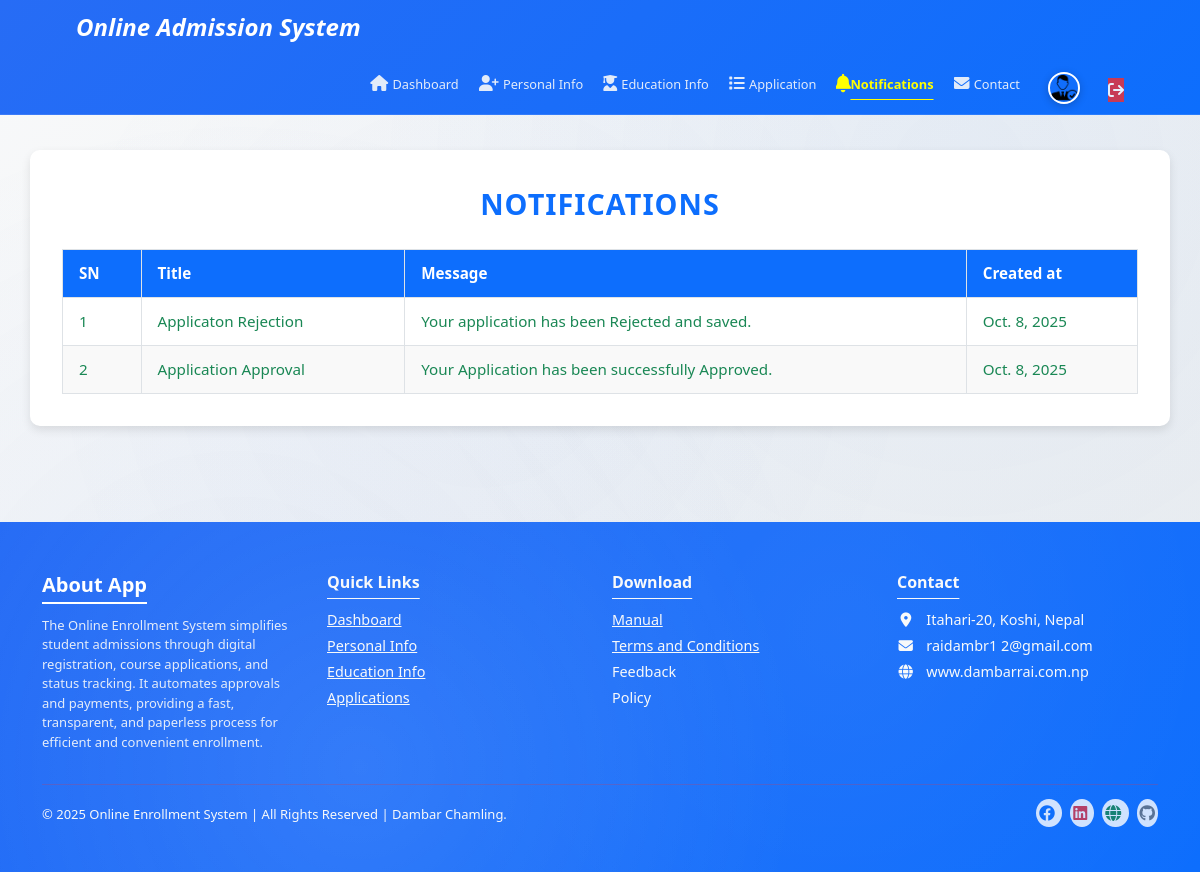
The page /notification-list/ (signed in) on the database its author committed.
### admissionapp/models.py (models this page shows, shortened)
class Notification(models.Model):
    user = models.ForeignKey(settings.AUTH_USER_MODEL,on_delete=models.CASCADE)
    title = models.CharField(max_length=100, blank=True)
    message= models.CharField(max_length=200, blank=True)
    created_at = models.DateField(auto_now_add=True)

### admissionapp/views.py (the view)
# urls.py: path('notification-list/', views.notification_list, name='notification_list'),
@login_required
def notification_list(request):
    notifications = Notification.objects.filter(user=request.user).order_by('-created_at')
    context = {
        'notifications':notifications,
    }
    return render(request, 'student/notification_list.html', context)

### admissionapp/context_processors.py (called while the page is built)
def profile_flags(request):
    if not request.user.is_authenticated:
        return {}
    personal_done = PersonalInfo.objects.filter(user=request.user).exists()
    edu_done = EducationalInfo.objects.filter(user=request.user).exists()
    return {
        "personal_done": personal_done,
        "edu_done": edu_done,
        "profile_ready": personal_done and edu_done,
    }

### templates/student/notification_list.html (shortened to what this page needs)
{% extends 'student/student_base.html' %}
{% load static %}
{% block css %}
  <link rel="stylesheet" href="{% static 'css/student/notification_list.css' %}" />
{% endblock %}
{% block body %}
  <div class="notification-section container">
    {% if notifications %}
      <div class="notification-title">Notifications</div>
      <table class="table-bordered">
          <thead>
              <tr>
                  <th>SN</th>
                  <th>Title</th>
                  <th>Message</th>
                  <th>Created at</th>
              </tr>
          </thead>
          <tbody>
              {% for n in notifications %}
                  <tr class="text-success">
                      <td>{{forloop.counter}}</td>
                      <td>{{n.title}}</td>
                      <td>{{n.message}}</td>
                      <td>{{n.created_at}}</td>
                  </tr>
              {% endfor %}
          </tbody>
      </table>
    {% else %}
      <div class="no-notifications">
        Na Any Notifications
      </div>
    {% endif %}
  </div>
{% endblock %}

### static/css/base.css (style rules this page uses)
:root { --brand: #0d6efd; --blue: #0000ff; --gap: 1rem; --hover-scale: 1.05; --light-blue: #8080ff; --muted: #6c757d; --primary-gradient: linear-gradient(135deg, #276cf5, #0d6efd); --shadow-heavy: 0 8px 30px rgba(39, 108, 245, 0.3); --shadow-light: 0 2px 10px rgba(39, 108, 245, 0.1); --shadow-medium: 0 4px 20px rgba(39, 108, 245, 0.2); --text-light: #f8f9fa; --transition-smooth: all 0.3s cubic-bezier(0.4, 0, 0.2, 1); }
html, body { height: 100%; scroll-behavior: smooth; }
body { background: linear-gradient(135deg, #f8f9fa 0%, #e9ecef 100%); color: #212529; display: flex; flex-direction: column; min-height: 100dvh; transition: var(--transition-smooth); }
body::before { animation: floatingBg 20s ease-in-out infinite; background: radial-gradient( circle at 20% 80%, rgba(39, 108, 245, 0.05) 0%, transparent 50% ), radial-gradient( circle at 80% 20%, rgba(13, 110, 253, 0.05) 0%, transparent 50% ), radial-gradient( circle at 40% 40%, rgba(39, 108, 245, 0.03) 0%, transparent 50% ); content: ''; inset: 0; pointer-events: none; position: fixed; z-index: -1; }

### static/css/student/notification_list.css (style rules this page uses)
.notification-section { margin-top: 2rem; margin-bottom: 3rem; background: #ffffff; border-radius: 10px; padding: 2rem; box-shadow: 0 4px 10px rgba(0, 0, 0, 0.1); }
.notification-title { font-size: 1.8rem; font-weight: 600; color: #0d6efd; text-align: center; margin-bottom: 1.5rem; text-transform: uppercase; letter-spacing: 1px; }
table.table-bordered { width: 100%; border-collapse: collapse; font-size: 0.95rem; background-color: #fff; border: 1px solid #dee2e6; }
table.table-bordered thead { background-color: #0d6efd; color: #fff; }
table.table-bordered th, table.table-bordered td { padding: 0.75rem 1rem; text-align: left; border: 1px solid #dee2e6; }
table.table-bordered tbody tr:nth-child(even) { background-color: #f9f9f9; }

### rows shown on the page
Notification: title "Applicaton Rejection", message "Your application has been Rejected and saved.", created_at "Oct. 8, 2025"
Notification: title "Application Approval", message "Your Application has been successfully Approved.", created_at "Oct. 8, 2025"
